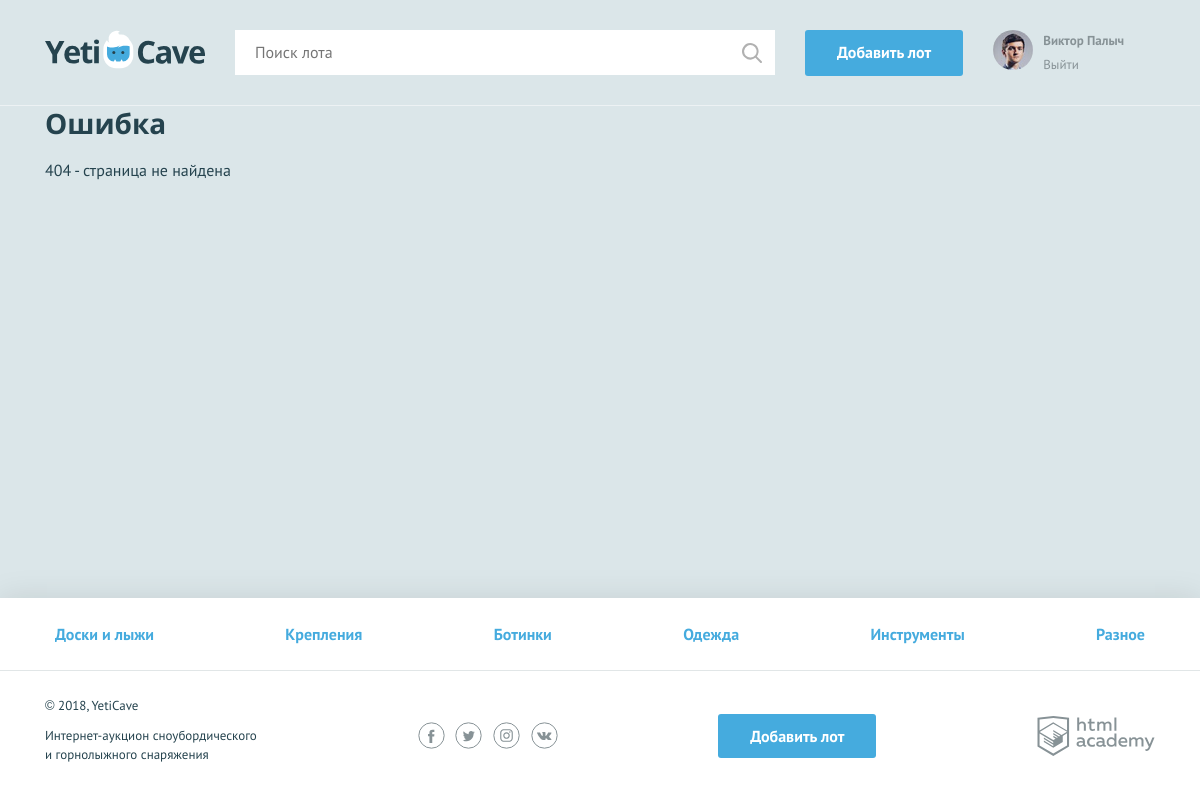
Screenshot of /lot.php (signed in) with the database file from the repository.
### tables this page shows
CREATE TABLE categories (
  id INT AUTO_INCREMENT PRIMARY KEY,
  title VARCHAR(512) UNIQUE
);

### functions.php (called while the page is built, shortened)
<?php
function is_auth() {
    $is_auth = isset($_SESSION['user']) ? 1 : 0;
    return $is_auth;
}
function user_header($is_auth) {
    $user_header = [];
    if ($is_auth) {
        $user_header = ['username' => $_SESSION['user']['username'],
            'userpic' => $_SESSION['user']['userpic']];
    }
    return $user_header;
}
function include_template($name, $data) {
    $name = 'templates/' . $name;
    extract($data);
    require($name);
    $result = ob_get_clean();
    return $result;
};
function categories($link) {
    $sql_categories = "SELECT id, title FROM categories ORDER BY id ASC";
    $result = mysqli_query($link, $sql_categories);
    if ($result) {
        $categories = mysqli_fetch_all($result, MYSQLI_ASSOC);
    } else {
        print(db_error($link));
        exit();
    }
    return $categories;
};

### templates/layout.php (the view, shortened to what this page needs)
<!DOCTYPE html>
<html lang="ru">
<head>
    <link href="css/normalize.min.css" rel="stylesheet">
    <link href="css/style.css" rel="stylesheet">
</head>
<body>
<div class="page-wrapper">
    <header class="main-header">
        <div class="main-header__container container">
            <a class="main-header__logo" href="index.php">
                <img src="img/logo.svg" width="160" height="39" alt="Логотип компании YetiCave">
            </a>
            <form class="main-header__search" method="get" action="search.php">
                <input type="search" name="q" placeholder="Поиск лота">
                <input class="main-header__search-btn" type="submit" name="" value="Найти">
            </form>
            <a class="main-header__add-lot button" href="add.php">Добавить лот</a>
            <nav class="user-menu">
                <?php if ($is_auth): ?>
                    <div class="user-menu__image">
                        <?php $userpic = !empty($user_header['userpic']) ? $user_header['userpic'] : "img/user.jpg"; ?>
                        <img src="<?=$userpic;?>" width="40" height="40" alt="<?=htmlspecialchars($user_header['username']);?>">
                    </div>
                    <div class="user-menu__logged">
                        <a href="my_lots.php"><p><?=htmlspecialchars($user_header['username']);?></p></a>
                        <a href="logout.php">Выйти</a>
                    </div>
                <?php endif; ?>
            </nav>
        </div>
    </header>
    <?=$content; ?>
</div>
<footer class="main-footer">
    <nav class="nav">
        <ul class="nav__list container">
            <?php foreach ($categories as $val): ?>
                <li class="nav__item">
                    <a href="all_lots.php?cat=<?=$val['id']; ?>"><?=$val['title'];?></a>
                </li>
            <? endforeach ?>
        </ul>
    </nav>
    <div class="main-footer__bottom container">
        <div class="main-footer__copyright">
            <p>© 2018, YetiCave</p>
            <p>Интернет-аукцион сноубордического и горнолыжного снаряжения</p>
        </div>
        <div class="main-footer__social social">
            <a class="social__link social__link--facebook" href="#">
            </a>
            <a class="social__link social__link--twitter" href="#">
            </a>
            <a class="social__link social__link--instagram" href="#">
            </a>
            <a class="social__link social__link--vkontakte" href="#">
            </a>
        </div>
        <a class="main-footer__add-lot button" href="add.php">Добавить лот</a>
        <div class="main-footer__developed-by">
            <a class="logo-academy" href="https://htmlacademy.ru/intensive/php">
            </a>
        </div>
    </div>
</footer>
</body>
</html>

### css/style.css (style rules this page uses)
html, body { height: 100%; }
.page-wrapper { display: flex; flex-direction: column; min-height: 100%; margin-bottom: -202px; }
.page-wrapper::after { content: ""; display: block; }
.page-wrapper::after { height: 85px; }
body { min-width: 1140px; background-color: #dbe6e9; font-family: "PT Sans", sans-serif; font-weight: 400; font-size: 16px; line-height: 26px; color: #25434e; }
a { text-decoration: none; }
.container { width: 1110px; margin: 0 auto; padding: 0 15px; }
.button { display: block; padding: 9px 32px; background-color: #45abde; color: #ffffff; text-align: center; font-weight: 700; border: none; border-radius: 3px; }
.main-header { padding: 30px 0 29px; border-bottom: 1px solid rgba(255, 255, 255, 0.5); }
.main-header__container { display: -webkit-flex; display: -ms-flexbox; display: flex; -webkit-justify-content: flex-start; -ms-flex-pack: start; justify-content: flex-start; }
.main-header__logo { display: block; margin-right: 30px; }
.main-header__search { position: relative; width: 540px; margin-right: 30px; }
.main-header__search input[type="search"] { width: 100%; padding: 8px 19px 9px 19px; border: 1px solid #ffffff; }
.main-header__search-btn { content: ""; position: absolute; top: 3px; right: 3px; width: 20px; height: 20px; padding: 20px; background: url("../img/search.svg") center no-repeat; opacity: 0.3; border: 0; font-size: 0; }
.main-header__add-lot { max-width: 160px; margin-right: 30px; }
.user-menu { display: -webkit-flex; display: -ms-flexbox; display: flex; }
.user-menu__image { width: 40px; height: 40px; margin-right: 10px; border-radius: 50%; overflow: hidden; }
.user-menu__image img { width: 100%; height: 100%; }
.user-menu__logged { color: #879296; line-height: 22px; }
.user-menu__logged p { font-weight: 700; margin: 0; }
.user-menu__logged a { color: #879296; font-size: 13px; font-weight: 400; }
.main-footer { background-color: #ffffff; box-shadow: 0 0 30px 0 rgba(0, 0, 0, 0.1); }
.main-footer__bottom { display: -webkit-flex; display: -ms-flexbox; display: flex; -webkit-justify-content: space-between; -ms-flex-pack: justify; justify-content: space-between; -webkit-align-items: center; -ms-flex-align: center; align-items: center; padding: 25px 0; }
.main-footer__copyright { max-width: 212px; }
.main-footer__copyright p { margin: 0; margin-bottom: 11px; font-size: 13px; line-height: 19px; }
.main-footer__social { width: 140px; }
.social { display: -webkit-flex; display: -ms-flexbox; display: flex; -webkit-justify-content: space-between; -ms-flex-pack: justify; justify-content: space-between; -webkit-flex-wrap: wrap; -ms-flex-wrap: wrap; flex-wrap: wrap; }
.social__link { width: 27px; height: 27px; }
.logo-academy { display: block; width: 118px; height: 40px; }
.nav { background-color: #ffffff; border-bottom: 1px solid #e1e6e7; }
.nav__list { display: -webkit-flex; display: -ms-flexbox; display: flex; -webkit-justify-content: space-between; -ms-flex-pack: justify; justify-content: space-between; -webkit-flex-wrap: wrap; -ms-flex-wrap: wrap; flex-wrap: wrap; list-style: none; }
.nav__item a { position: relative; display: block; padding: 12px 10px; font-weight: 700; color: #45abde; }
.nav__item a::before { content: ""; display: none; position: absolute; bottom: 0; width: calc(100% - 20px); height: 3px; background-color: #e2e5e6; }
.main-footer .nav__item a { padding: 23px 10px; }

### rows the page displays
categories: title "Доски и лыжи"
categories: title "Крепления"
categories: title "Ботинки"
categories: title "Одежда"
categories: title "Инструменты"
categories: title "Разное"

### other values shown
$user_header['username'] "Виктор Палыч"
$error "404 - страница не найдена"
